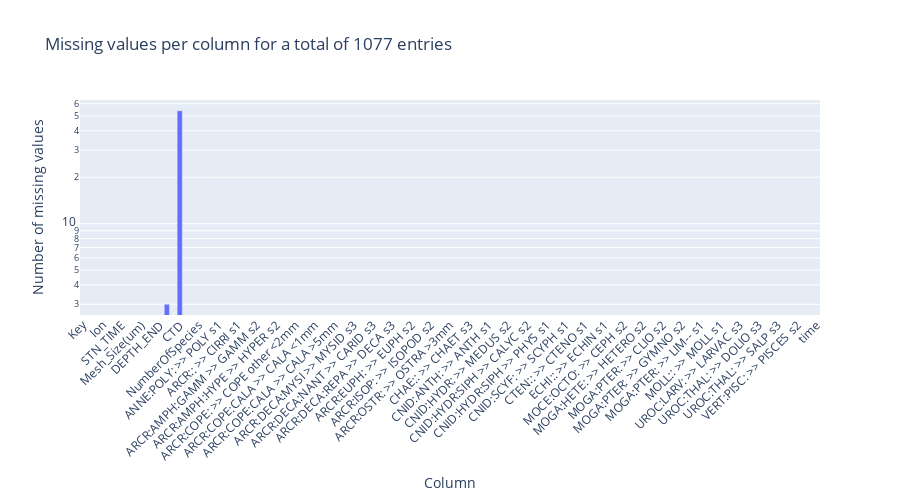

Notebook code for this chart:
### Markdown cell above
Remove the data when time and position are not known.

### Code cell
fig = (
    raw_data.isna()
    .sum()
    .plot(
        kind="bar",
        title=f"Missing values per column for a total of {len(raw_data)} entries",
        labels=dict(
            index="Column",
            value="Number of missing values",
        ),
        # log y-axis
        log_y=True,
    )
)
# Rotate x-axis labels by 45 degrees
fig.update_xaxes(tickangle=-45)
# multiply the figure ratio of height by 2
fig.update_layout(height=500)
# Remove legend
fig.update_layout(showlegend=False)
fig.show()

### Figure 1 — Plotly figure (JSON) as saved in the notebook; plotly's stock layout.template omitted (floating-point values rounded to 4 significant figures)
{"data": [{"alignmentgroup": "True", "hovertemplate": "variable=0<br>Column=%{x}<br>Number of missing values=%{y}<extra></extra>", "legendgroup": "0", "marker": {"color": "#636efa", "pattern": {"shape": ""}}, "name": "0", "offsetgroup": "0", "orientation": "v", "showlegend": true, "textposition": "auto", "type": "bar", "x": ["Key", "region_name", "Station", "lon", "lat", "Date", "STN_TIME", "Twilight", "Net_Type", "Mesh_Size(um)", "Net_Mouth_Dia(m)", "DEPTH_STRT", "DEPTH_END", "Bottom Depth(m)", "Volume Filtered(m3)", "CTD", "NOTES", "Pi", "NumberOfSpecies", "SumOfDiversity", "ANNE:POLY: >> POLY larvae s1", "ANNE:POLY: >> POLY s1", "ANNE:POLY: >> POLY s2", "ANNE:POLY: >> POLY s3", "ARCR:: >> CIRRI s1", "ARCR:: >> CRUST larvae s1", "ARCR:AMPH:GAMM >> GAMM s1", "ARCR:AMPH:GAMM >> GAMM s2", "ARCR:AMPH:GAMM >> GAMM s3", "ARCR:AMPH:HYPE >> HYPER s1", "ARCR:AMPH:HYPE >> HYPER s2", "ARCR:AMPH:HYPE >> HYPER s3", "ARCR:CLAD: >> CLADO s1", "ARCR:COPE: >> COPE other <2mm", "ARCR:COPE: >> COPE other >2mm", "ARCR:COPE: >> COPEN s1", "ARCR:COPE:CALA >> CALA <1mm", "ARCR:COPE:CALA >> CALA <3mm≥1mm", "ARCR:COPE:CALA >> CALA <5mm≥3mm", "ARCR:COPE:CALA >> CALA >5mm", "ARCR:DECA:MYSI >> MYSID s1", "ARCR:DECA:MYSI >> MYSID s2", "ARCR:DECA:MYSI >> MYSID s3", "ARCR:DECA:NANT >> CARID s1", "ARCR:DECA:NANT >> CARID s2", "ARCR:DECA:NANT >> CARID s3", "ARCR:DECA:REPA >> DECA s1", "ARCR:DECA:REPA >> DECA s2", "ARCR:DECA:REPA >> DECA s3", "ARCR:EUPH: >> EUPH eggs", "ARCR:EUPH: >> EUPH s1", "ARCR:EUPH: >> EUPH s2", "ARCR:EUPH: >> EUPH s3", "ARCR:ISOP: >> ISOPOD s1", "ARCR:ISOP: >> ISOPOD s2", "ARCR:ISOP: >> ISOPOD s3", "ARCR:OSTR: >> OSTRA <3mm", "ARCR:OSTR: >> OSTRA >3mm", "CHAE:: >> CHAET s1", "CHAE:: >> CHAET s2", "CHAE:: >> CHAET s3", "CHRO:: >> PROTO s1", "CHRO:: >> PROTO s2", "CNID:ANTH: >> ANTH s1", "CNID:ANTH: >> ANTH s2", "CNID:HYDR: >> MEDUS s1", "CNID:HYDR: >> MEDUS s2", "CNID:HYDR: >> MEDUS s3", "CNID:HYDR:SIPH >> CALYC s1", "CNID:HYDR:SIPH >> CALYC s2", "CNID:HYDR:SIPH >> CALYC s3", "CNID:HYDR:SIPH >> PHYS float >5mm", "CNID:HYDR:SIPH >> PHYS s1", "CNID:HYDR:SIPH >> PHYS s2", "CNID:HYDR:SIPH >> PHYS s3", "CNID:SCYF: >> SCYPH s1", "CNID:SCYF: >> SCYPH s2", "CNID:SCYF: >> SCYPH s3", "CTEN:: >> CTENO s1", "CTEN:: >> CTENO s2", "CTEN:: >> CTENO s3", "ECHI:: >> ECHIN s1", "ECTO:: >> BRYOC s1", "MOCE:OCTO: >> CEPH s1", "MOCE:OCTO: >> CEPH s2", "MOCE:OCTO: >> CEPH s3", "MOGA:HETE: >> HETERO s1", "MOGA:HETE: >> HETERO s2", "MOGA:HETE: >> HETERO s3", "MOGA:PTER: >> CLIO s1", "MOGA:PTER: >> CLIO s2", "MOGA:PTER: >> CLIO s3", "MOGA:PTER: >> GYMNO s1", "MOGA:PTER: >> GYMNO s2", "MOGA:PTER: >> GYMNO s3", "MOGA:PTER: >> LIM-- s0", "MOGA:PTER: >> LIM-- s1", "MOGA:PTER: >> LIM-- s2", "MOGA:PTER: >> LIM-- s3", "MOLL:: >> MOLL s1", "UROC:LARV: >> LARVAC s1", "UROC:LARV: >> LARVAC s2", "UROC:LARV: >> LARVAC s3", "UROC:THAL: >> DOLIO s1", "UROC:THAL: >> DOLIO s2", "UROC:THAL: >> DOLIO s3", "UROC:THAL: >> SALP s1", "UROC:THAL: >> SALP s2", "UROC:THAL: >> SALP s3", "VERT:PISC: >> PISCES egg s1", "VERT:PISC: >> PISCES s1", "VERT:PISC: >> PISCES s2", "VERT:PISC: >> PISCES s3", "XXXX >> Remainder", "time"], "xaxis": "x", "y": [0, 0, 0, 0, 0, 0, 0, 0, 0, 0, 0, 0, 0, 3, 0, 54, 0, 0, 0, 0, 0, 0, 0, 0, 0, 0, 0, 0, 0, 0, 0, 0, 0, 0, 0, 0, 0, 0, 0, 0, 0, 0, 0, 0, 0, 0, 0, 0, 0, 0, 0, 0, 0, 0, 0, 0, 0, 0, 0, 0, 0, 0, 0, 0, 0, 0, 0, 0, 0, 0, 0, 0, 0, 0, 0, 0, 0, 0, 0, 0, 0, 0, 0, 0, 0, 0, 0, 0, 0, 0, 0, 0, 0, 0, 0, 0, 0, 0, 0, 0, 0, 0, 0, 0, 0, 0, 0, 0, 0, 0, 0, 0, 0, 0, 0], "yaxis": "y"}], "layout": {"barmode": "relative", "height": 500, "legend": {"title": {"text": "variable"}, "tracegroupgap": 0}, "showlegend": false, "title": {"text": "Missing values per column for a total of 1077 entries"}, "xaxis": {"anchor": "y", "domain": [0, 1], "tickangle": -45, "title": {"text": "Column"}}, "yaxis": {"anchor": "x", "domain": [0, 1], "title": {"text": "Number of missing values"}, "type": "log"}}}
